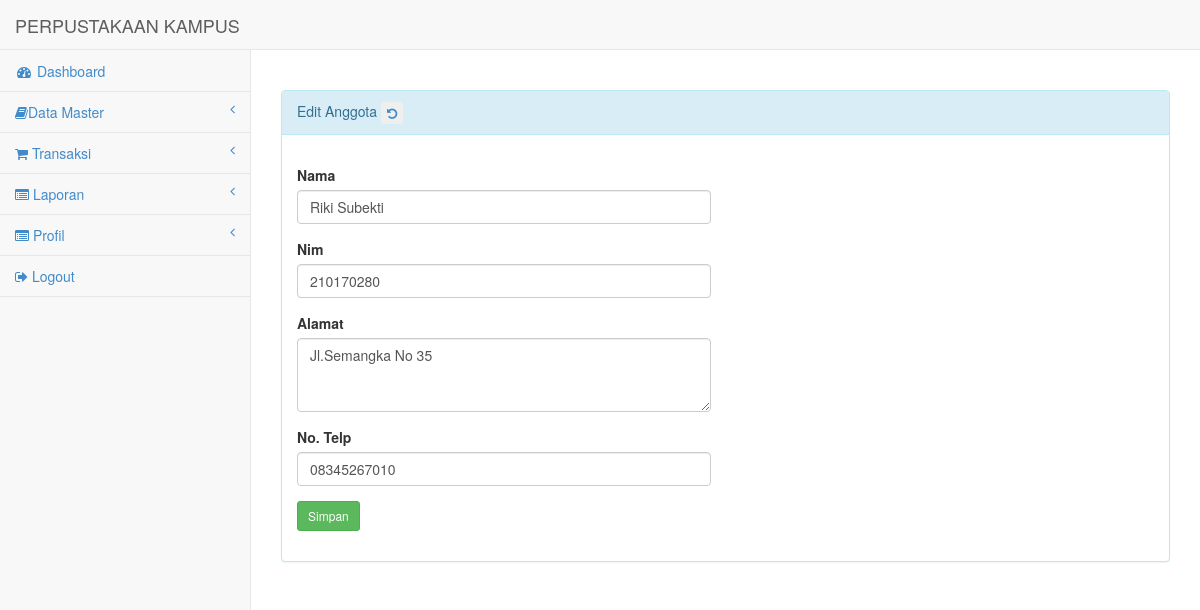
Screenshot of /index_admin.php?p=anggota-edit&id=1 (signed in) with the database file from the repository.
### tables this page shows
CREATE TABLE `anggota` (
  `id_anggota` int(11) NOT NULL,
  `nama` varchar(50) NOT NULL,
  `nim` int(11) NOT NULL,
  `alamat` text NOT NULL,
  `no_tlp` varchar(20) NOT NULL
);

### pages/anggota-edit.php (the view, shortened to what this page needs)
<?php
$id = $_GET['id'];
$sql = mysqli_query($con, "SELECT * FROM anggota WHERE id_anggota='$id'");
$d=mysqli_fetch_array($sql);
?>
<div id="page-wrapper">
        <div class="row">
            <div class="col-lg-12"><br><br>
                <div class="panel panel-info">
                    <div class="panel-heading">
                        Edit Anggota <button class="btn btn-xs btn-grey"><a href="index_admin.php?p=anggota"><i class=" fa fa-undo"></i></a></button>
                    </div>
                    <div class="panel-body">
                        <div class="row">
                            <div class="col-lg-6">
                                <form role="form" action="proses/anggota-edit.php" method="post">
                                    <div class="form-group">
                                        <label>Nama</label>
                                        <input name="nama" type="text" class="form-control" value="<?= $d['nama']?>">
                                    </div>
                                    <div class="form-group">
                                        <label>Nim</label>
                                        <input name="nim" type="text" class="form-control" value="<?= $d['nim']?>">
                                    </div>
                                    <div class="form-group">
                                        <label>Alamat</label>
                                        <textarea value="<?= $d['alamat']?>" name="alamat" type="text" class="form-control" rows="3"><?= $d['alamat']?></textarea>
                                    </div>
                                    <div class="form-group">
                                        <label>No. Telp</label>
                                        <input name="no_tlp" type="text" class="form-control" value="<?= $d['no_tlp']?>">
                                    </div>
                                    <div class="form-group">
                                        <input class="btn btn-sm btn-success" type="submit" name="simpan" value="Simpan" id="" onclick="return confirm ('Apakah yakin akan menyimpan data ini?')">
                                    </div>
                                </form>
                            </div>
                        </div>
                    </div>
                </div>
            </div>
        </div>
    </div>

### assets/css/sb-admin.css (style rules this page uses)
body { background-color: #f8f8f8; padding-top: 100px; }
@media (min-width:768px) { body { padding-top: 50px; } }
#page-wrapper { padding: 0 15px; min-height: 568px; background-color: #fff; }
@media (min-width:768px) { #page-wrapper { position: inherit; margin: 0 0 0 250px; padding: 0 30px; min-height: 1300px; border-left: 1px solid #e7e7e7; } }

### rows the page displays
anggota: nama "Riki Subekti", nim "210170280", alamat "Jl.Semangka No 35", no_tlp "08345267010"
